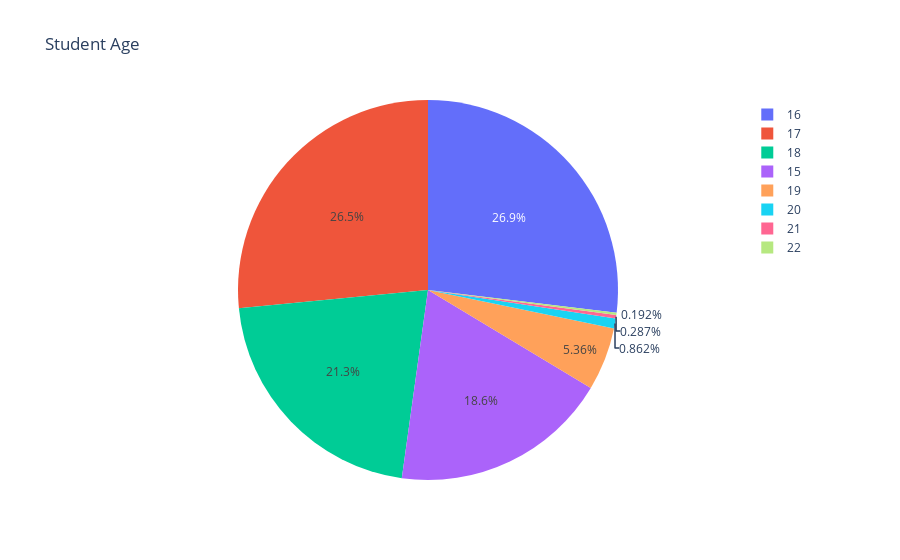

The notebook cell saved with this chart:
### Code cell
# Pie chart for age frequency distribution
ages = student_df["age"].value_counts().sort_index()

# all ages
labels = (np.array(ages.index))

# corresponding percentages of each age
sizes = (np.array((ages / ages.sum())*100))

# plotting pie chart
fig = go.Figure(data=[go.Pie(labels=labels, values=sizes)], layout=go.Layout(title="Student Age"))
#plt.savefig('images/student_age')
py.iplot(fig, filename = "age")

### Figure 1 — Plotly figure (JSON) as saved in the notebook; plotly's stock layout.template omitted (floating-point values rounded to 4 significant figures)
{"data": [{"labels": [15, 16, 17, 18, 19, 20, 21, 22], "type": "pie", "values": [18.58, 26.92, 26.53, 21.26, 5.364, 0.8621, 0.2874, 0.1916]}], "layout": {"title": {"text": "Student Age"}}}
